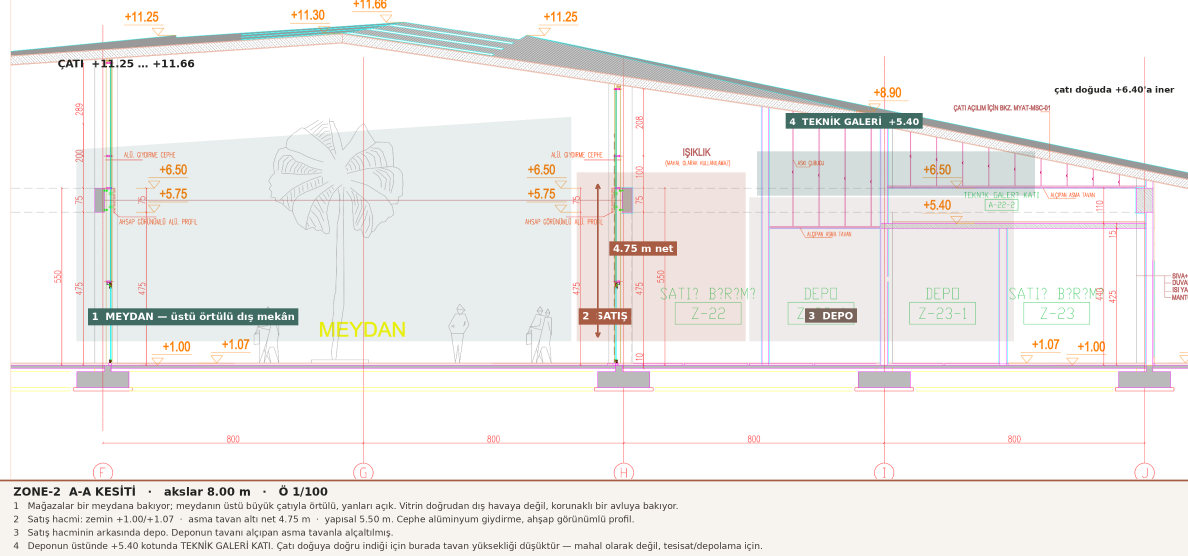
#> input picture magaza-tasarimi-dersi/D1-kesit.png, 3564 x 1667 px (shown at 1/3 size)
$ python cizim-duzeltme-kaynak.py
#> lines starting #> are read from the running program, lines starting #| are printed output that depends on the picture
# -*- coding: utf-8 -*-
"""
D1 / D2 / D3 anotasyon duzeltmeleri.
Cizimler yeniden okundu; asagidaki uc tespit duzeltildi:
  1) 545/350 birimleri GUNEYBATI degil DOGU duvarinda (vitrin cephesi orasi).
  2) 475 olcusu asma tavan alti degil KIRIS ALTI net yuksekliktir (+1.00 -> +5.75).
  3) Galeri kati (A-39-1) dort yani duvarli kapali bir hacim; satis hacmine
     bakan bir bosluk / korkuluk kenari yok.
Betik PNG'leri yerinde gunceller. Iki kez calistirmak gerekmez.
"""
from PIL import Image, ImageDraw, ImageFont

FR = "/usr/share/fonts/truetype/dejavu/DejaVuSans.ttf"
FB = "/usr/share/fonts/truetype/dejavu/DejaVuSans-Bold.ttf"
def f(sz, b=False): return ImageFont.truetype(FB if b else FR, sz)

ACC = (168, 92, 67); SEC = (63, 107, 99); INK = (34, 34, 32)
MUT = (122, 106, 98); BRN = (120, 100, 90)
PAPER = (247, 244, 239); WHITE = (255, 255, 255)

def band(d, x, y, text, fill, sz=26, pad=10, tcol=WHITE):
    ft = f(sz, True)
    bb = d.textbbox((0, 0), text, font=ft)
    d.rectangle([x, y, x + bb[2] - bb[0] + pad * 2, y + bb[3] - bb[1] + pad * 2], fill=fill)
    d.text((x + pad - bb[0], y + pad - bb[1]), text, font=ft, fill=tcol)

def band2(d, x, y, lines, fill, sz=26, pad=10, lead=34, tcol=WHITE):
    ft = f(sz, True)
    w = max(d.textbbox((0, 0), s, font=ft)[2] for s in lines)
    h = lead * (len(lines) - 1) + d.textbbox((0, 0), "Ag", font=ft)[3]
    d.rectangle([x, y, x + w + pad * 2, y + h + pad * 2], fill=fill)
    for i, s in enumerate(lines):
        d.text((x + pad, y + pad + i * lead - 4), s, font=ft, fill=tcol)

def caption(d, x, y0, lines, sz, lead, col=(34, 34, 32)):
    ft = f(sz)
    for i, s in enumerate(lines):
        d.text((x, y0 + i * lead), s, font=ft, fill=col)

# ----------------------------------------------------------------- D1 kesit
im = Image.open("D1-kesit.png").convert("RGB"); d = ImageDraw.Draw(im)
#> further down, im is the input picture: PIL image 3564x1667 RGB; mean R, G, B 240.3, 238.3, 236.5
band(d, 1830, 724, "4.68 m net  ·  kiriş altı", ACC, sz=26)
d.rectangle([20, 1498, 3550, 1666], fill=PAPER)
caption(d, 41, 1500, [
 "1  Mağazalar bir meydana bakıyor; meydanın üstü büyük çatıyla örtülü, yanları açık. Vitrin doğrudan dış havaya değil, korunaklı bir avluya bakıyor.",
 "2  Satış hacmi: zemin +1.00 yapısal / +1.07 bitmiş  ·  kiriş altı net 4.68 m  ·  kiriş üstüne (+6.50) kadar 5.43 m. Satış hacminde asma tavan yok.",
 "3  +6.50 üstündeki boşluk paftada IŞIKLIK ve “mahal olarak kullanılamaz” diye işaretli — oraya kat/döşeme konulamaz.",
 "4  Alçıpan asma tavan ve +5.40 kotundaki TEKNİK GALERİ KATI yalnızca deponun üstünde; satış hacminin üstünde asma kat yok.",
], sz=27, lead=40)
im.save("D1-kesit.png")
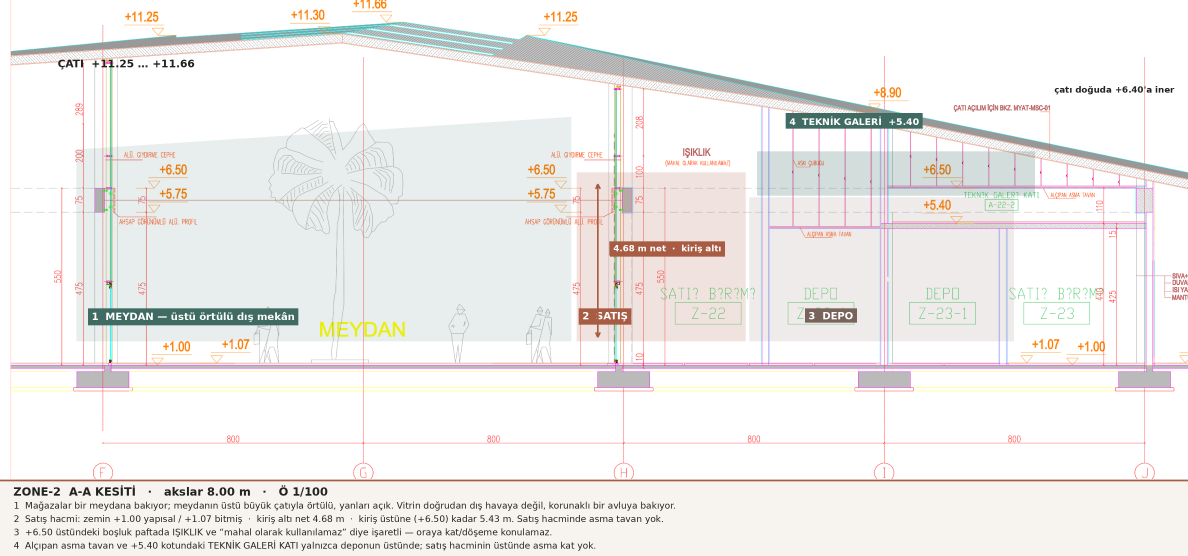
#> saved as D1-kesit.png: PIL image 3564x1667 RGB (shown at 1/3 size); mean R, G, B 240, 238.1, 236.3

# ------------------------------------------------------------------ D2 plan
im = Image.open("D2-plan.png").convert("RGB"); d = ImageDraw.Draw(im)
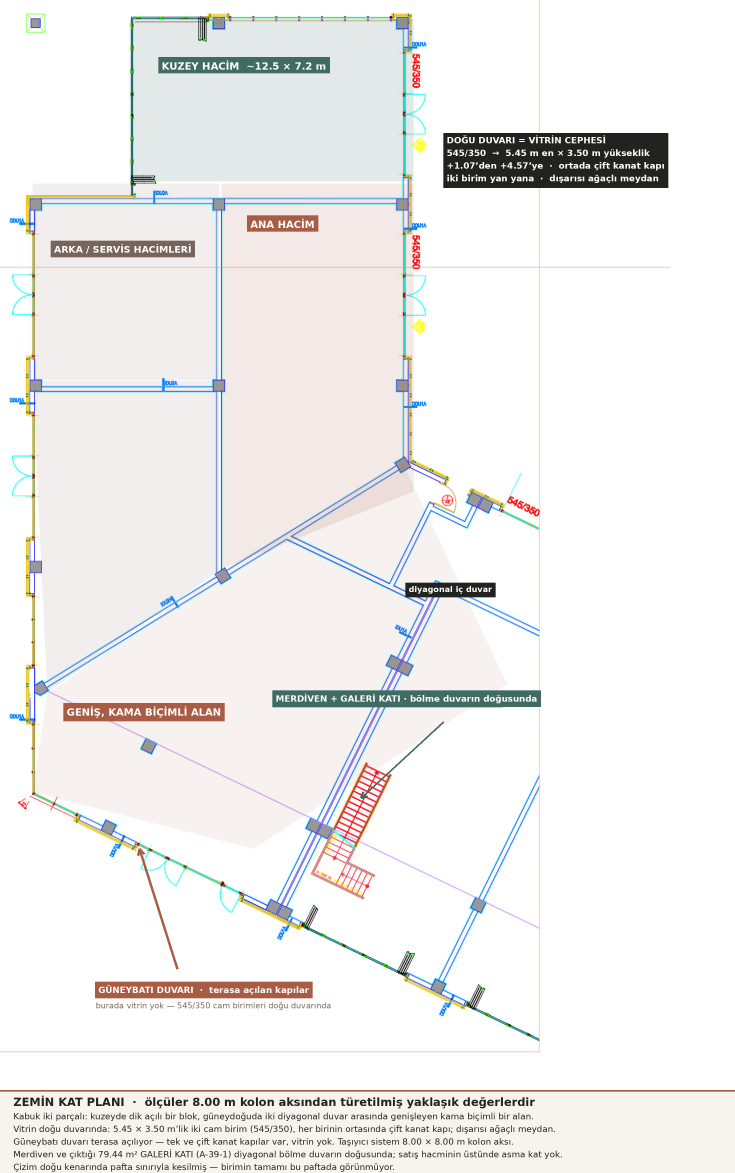
#> input picture magaza-tasarimi-dersi/D2-plan.png, 2204 x 3518 px (shown at 1/3 size)
#> further down, im is the input picture: PIL image 2204x3518 RGB; mean R, G, B 239.2, 237.9, 237.2
d.rectangle([283, 2941, 1160, 2996], fill=WHITE)
band(d, 285, 2945, "GÜNEYBATI DUVARI  ·  terasa açılan kapılar", ACC, sz=26)
caption(d, 287, 3002, ["burada vitrin yok — 545/350 cam birimleri doğu duvarında"], sz=24, lead=34, col=MUT)
d.rectangle([1326, 395, 1900, 450], fill=WHITE)
band2(d, 1330, 399, [
 "DOĞU DUVARI = VİTRİN CEPHESİ",
 "545/350  →  5.45 m en × 3.50 m yükseklik",
 "+1.07’den +4.57’ye  ·  ortada çift kanat kapı",
 "iki birim yan yana  ·  dışarısı ağaçlı meydan",
], INK, sz=26, lead=38)
band(d, 817, 2071, "MERDİVEN + GALERİ KATI · bölme duvarın doğusunda", SEC, sz=26)
d.rectangle([20, 3330, 2190, 3517], fill=PAPER)
caption(d, 40, 3333, [
 "Kabuk iki parçalı: kuzeyde dik açılı bir blok, güneydoğuda iki diyagonal duvar arasında genişleyen kama biçimli bir alan.",
 "Vitrin doğu duvarında: 5.45 × 3.50 m’lik iki cam birim (545/350), her birinin ortasında çift kanat kapı; dışarısı ağaçlı meydan.",
 "Güneybatı duvarı terasa açılıyor — tek ve çift kanat kapılar var, vitrin yok. Taşıyıcı sistem 8.00 × 8.00 m kolon aksı.",
 "Merdiven ve çıktığı 79.44 m² GALERİ KATI (A-39-1) diyagonal bölme duvarın doğusunda; satış hacminin üstünde asma kat yok.",
 "Çizim doğu kenarında pafta sınırıyla kesilmiş — birimin tamamı bu paftada görünmüyor.",
], sz=26, lead=38)
im.save("D2-plan.png")

# -------------------------------------------------------------- D3 asma kat
im = Image.open("D3-asmakat.png").convert("RGB"); d = ImageDraw.Draw(im)
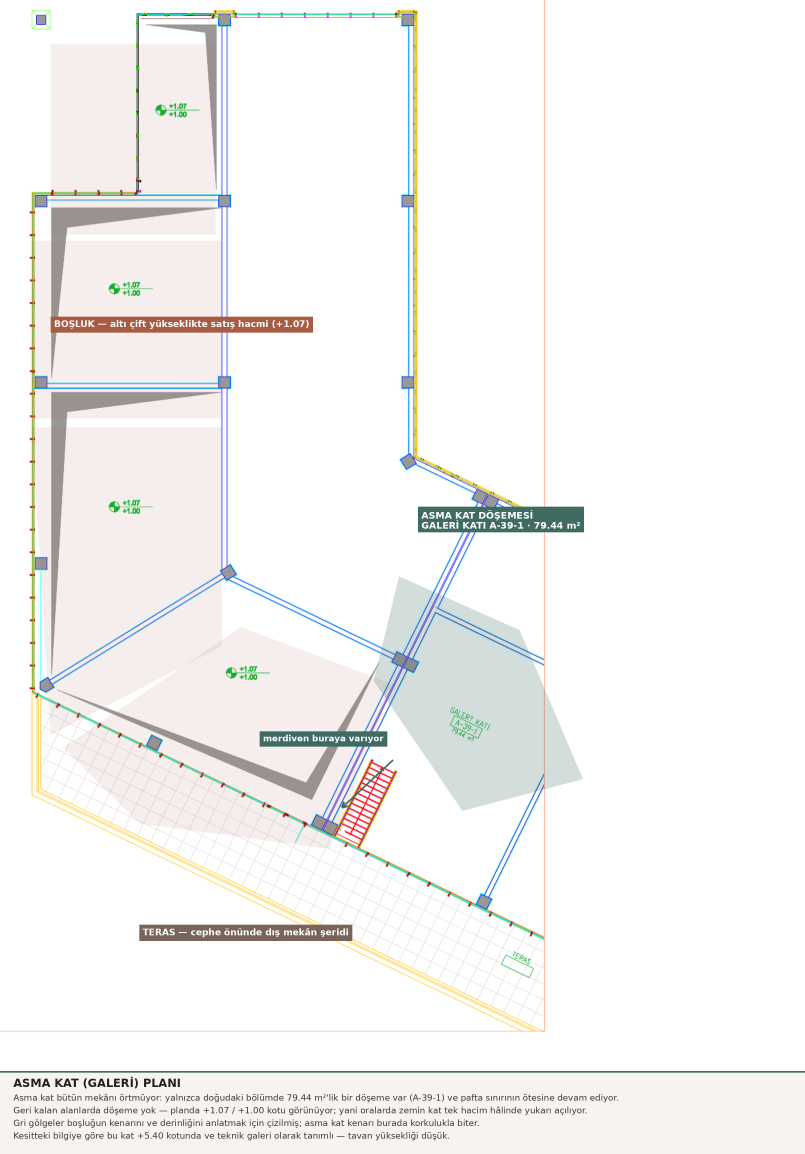
#> input picture magaza-tasarimi-dersi/D3-asmakat.png, 2413 x 3461 px (shown at 1/3 size)
#> further down, im is the input picture: PIL image 2413x3461 RGB; mean R, G, B 244.6, 244, 242.8
band(d, 152, 950, "DÖŞEME YOK — altta tek hacim hâlinde satış alanı (+1.07)", ACC, sz=26)
band(d, 779, 2194, "merdiven kapalı galeriye varıyor", SEC, sz=26)
band2(d, 1254, 1520, ["KAPALI GALERİ KATI", "A-39-1 · 79.44 m² · dört yanı duvarlı"], SEC, sz=26, lead=38)
d.rectangle([20, 3272, 2390, 3430], fill=PAPER)
caption(d, 40, 3276, [
 "Asma kat bütün mekânı örtmüyor: yalnızca doğudaki bölümde 79.44 m²’lik bir döşeme var (A-39-1) ve pafta sınırının ötesine devam ediyor.",
 "Geri kalan alanlarda döşeme yok — planda +1.07 / +1.00 kotu görünüyor; yani oralarda zemin kat tek hacim hâlinde yukarı açılıyor.",
 "Galeri katı dört yanı duvarla çevrili kapalı bir hacim: satış hacmine bakan bir boşluk ya da korkuluk kenarı yok. Gri lekeler sunum gölgesidir.",
 "Kesitteki bilgiye göre bu kat +5.40 kotunda ve teknik galeri olarak tanımlı — tavan yüksekliği düşük.",
], sz=26, lead=38)
im.save("D3-asmakat.png")
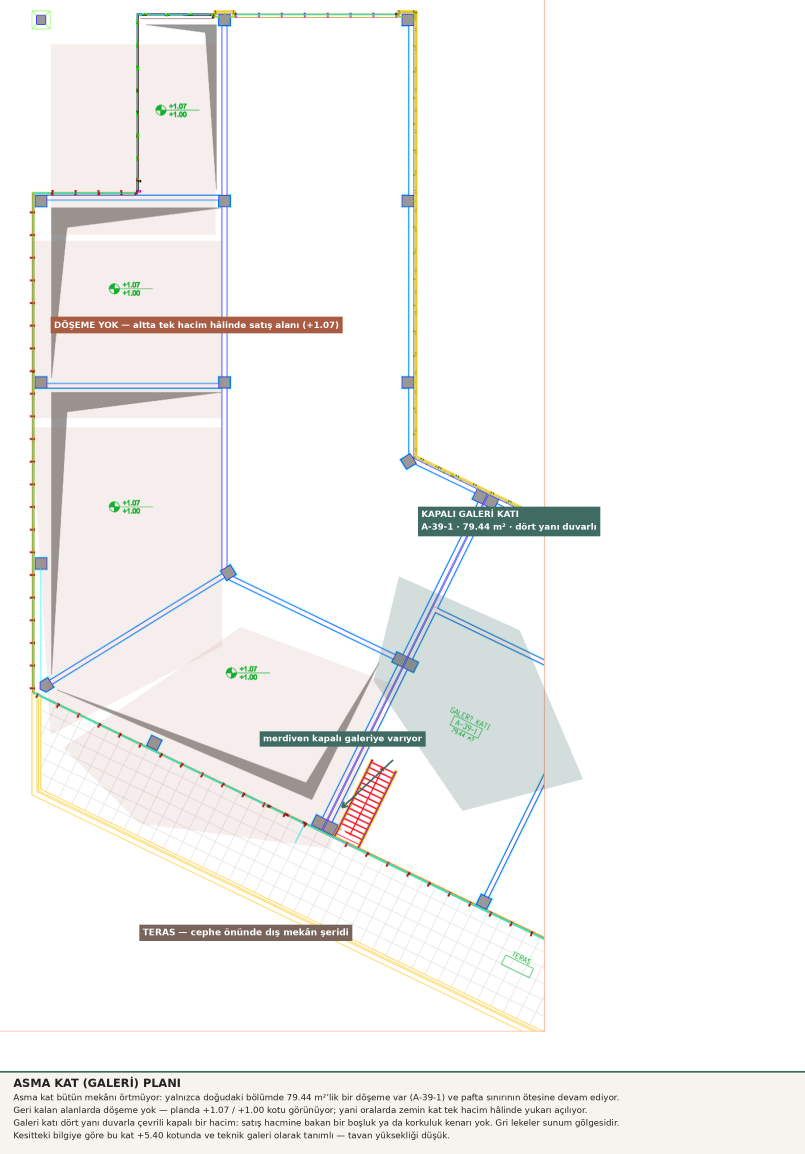
#> saved as D3-asmakat.png: PIL image 2413x3461 RGB (shown at 1/3 size); mean R, G, B 244, 243.5, 242.3
print("ok")
